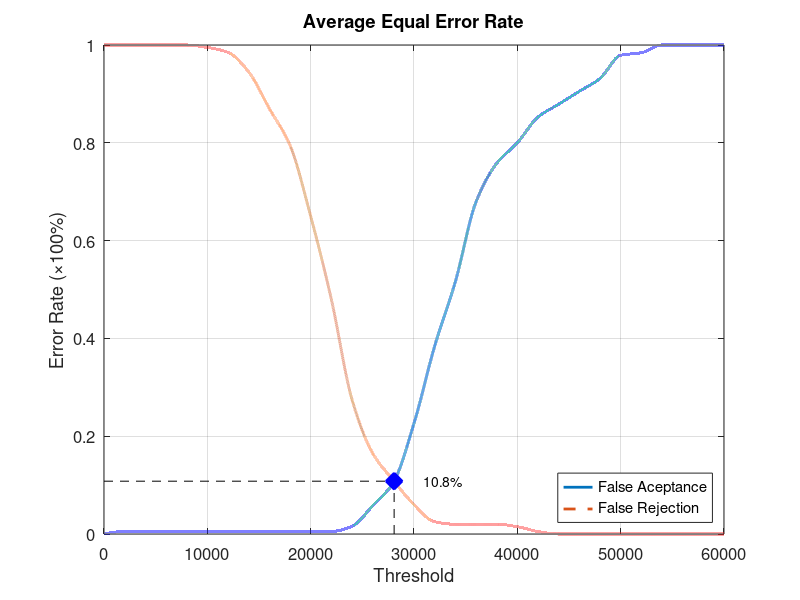
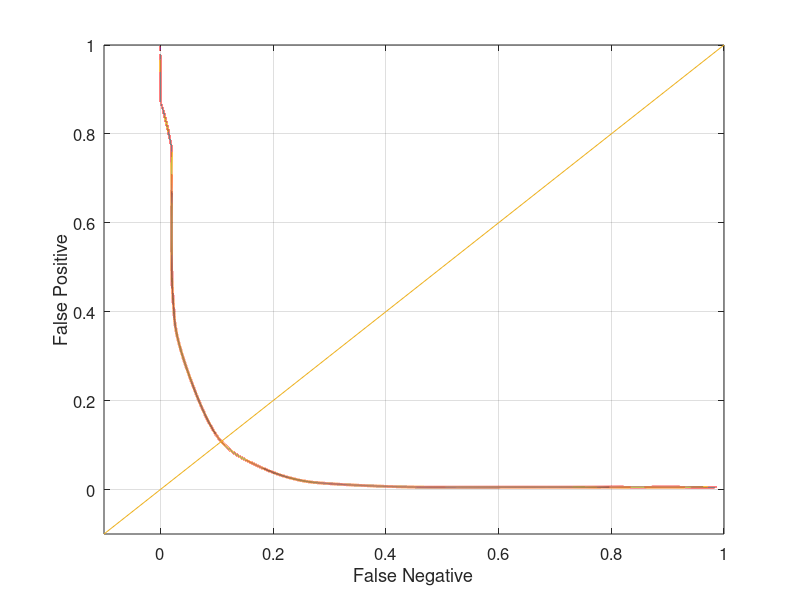

Write MATLAB code to recreate these figures, in order.
function yEER = Database3_4
close all;
clear;
clc;
x = 0:2000:60000;
xq = 0:0.5:60000;

y0 = [0 0.00526316 0.00526316 0.00526316 0.00526316 0.00526316 0.00526316 0.00526316 0.00526316 0.00526316 0.00526316 0.00526316 0.0157895 0.0578947 0.105263 0.226316 0.384211 0.515789 0.678947 0.757895 0.8 0.852632 0.878947 0.905263 0.931579 0.978947 0.984211 1 1 1 1];
yy0 = interp1(x, y0, xq, 'pchip');
y1 = [1 1 1 1 1 0.995 0.985 0.945 0.87 0.795 0.65 0.48 0.275 0.165 0.11 0.06 0.025 0.02 0.02 0.02 0.015 0.005 0 0 0 0 0 0 0 0 0];
yy1 = interp1(x, y1, xq, 'pchip');

% Calculating EER: 
y2 = abs(y0 - y1);
find(y2 == min(y2))
yy2 = abs(yy0 - yy1);
xEER = find(yy2 == min(yy2));
xEERIndex = xq(xEER) % X-axis EER
yEER = yy0(xEER) % Y-axis EER

main = figure
plot(xq, yy0,'-','LineWidth', 2);	hold on
plot(xq, yy1,'--','LineWidth', 2);	hold on
plot([xEERIndex xEERIndex], [0 yEER], 'k--');	hold on
plot([0 xEERIndex], [yEER yEER], 'k--');	hold on
plot(xEERIndex, yEER, 'bx', 'LineWidth', 10);	hold on
text(xEERIndex + 10 * xEERIndex / 100, yEER, [num2str(round((10000 * yEER)) / 100) '%'])
legend('False Aceptance', 'False Rejection', 'Location', 'SouthEast')
xlabel('Threshold')
ylabel('Error Rate (\times100%)')
title('Average Equal Error Rate')
set(gca, 'FontSize', 12)
axis([0 60000 0 1])
grid on

print(main, 'Database3_4Main', '-dpng');
FNRxFPR = figure('Color', [1 1 1]);
plot(yy1, yy0, '-', yy1, yy0, 'LineWidth', 2);
hold on
y = -0.1:0.1:1
plot(y, y); 
set(gca, 'FontSize', 12)
xlabel('False Negative')
ylabel('False Positive')
axis([-0.1 1 -0.1 1])
set(gca, 'FontSize', 12)
grid on

print(FNRxFPR, 'Database3_4FNRxFPR','-dpng');
end
